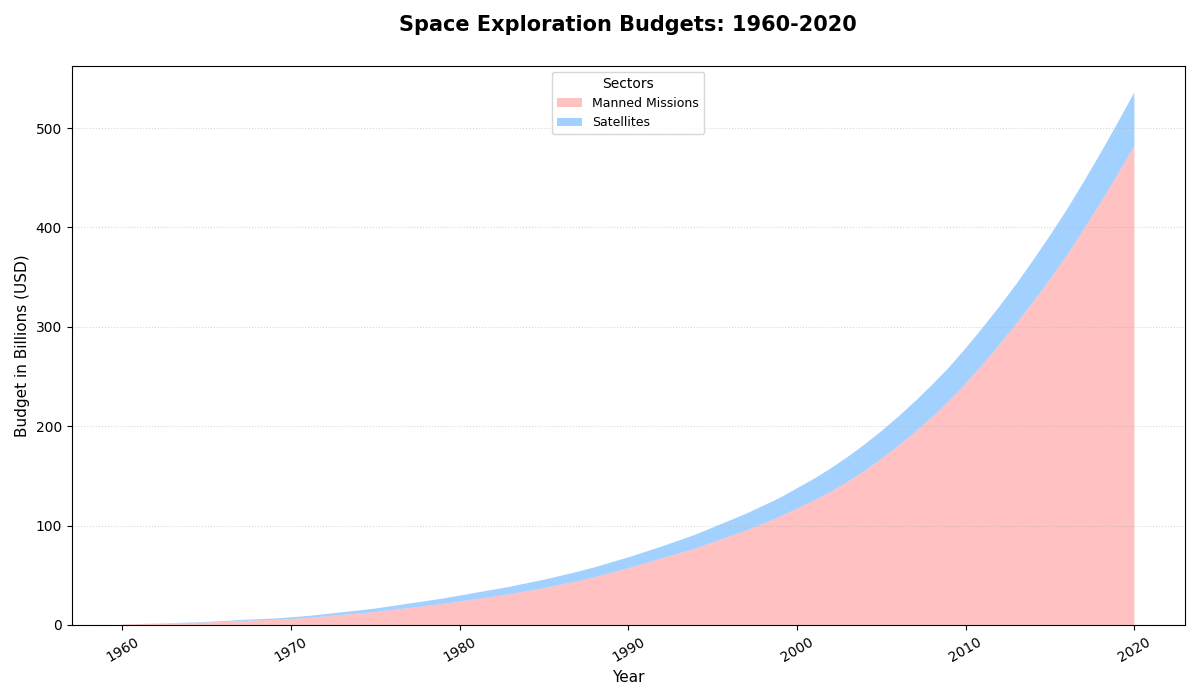

Here is the Python script that generated this plot:
import matplotlib.pyplot as plt
import numpy as np

years = np.arange(1960, 2021)

satellites = np.array([0.5, 0.8, 1.1, 1.5, 2.0, 2.5, 3.0, 4.0, 4.5, 5.0, 6.0, 7.0, 8.5, 10.0, 11.5, 13.0, 15.0, 17.0, 19.0, 21.0, 23.5, 26.0, 28.5, 31.0, 34.0, 37.0, 40.5, 44.0, 48.0, 52.5, 57.0, 62.0, 67.0, 72.0, 77.0, 83.0, 89.0, 95.0, 102.0, 109.0, 117.0, 125.0, 134.0, 144.0, 155.0, 167.0, 180.0, 194.0, 209.0, 225.0, 243.0, 262.0, 282.0, 303.0, 325.0, 348.0, 372.0, 398.0, 425.0, 453.0, 482.0])
missions = np.array([0.0, 0.1, 0.2, 0.3, 0.4, 0.6, 0.8, 1.0, 1.2, 1.4, 1.7, 2.0, 2.3, 2.7, 3.0, 3.5, 4.0, 4.5, 5.0, 5.5, 6.0, 6.5, 7.0, 7.5, 8.0, 8.5, 9.0, 9.5, 10.0, 10.5, 11.0, 11.5, 12.0, 13.0, 14.0, 15.0, 16.0, 17.0, 18.0, 19.0, 20.5, 22.0, 23.5, 25.0, 26.5, 28.0, 29.5, 31.0, 32.5, 34.0, 35.5, 37.0, 38.5, 40.0, 42.0, 44.0, 46.0, 48.0, 50.0, 52.0, 54.0])

plt.figure(figsize=(12, 7))

plt.stackplot(years, satellites, missions,
              labels=['Manned Missions', 'Satellites'],
              colors=['#FF9999', '#66B3FF'], alpha=0.6)  # Replaced colors

plt.title("Space Exploration Budgets: 1960-2020", fontsize=15, fontweight='bold', pad=25)
plt.xlabel("Year", fontsize=11)
plt.ylabel("Budget in Billions (USD)", fontsize=11)

plt.legend(loc='upper center', fontsize=9, title="Sectors")

plt.xticks(rotation=30)

plt.grid(axis='y', linestyle=':', alpha=0.5)

plt.tight_layout()

plt.show()
